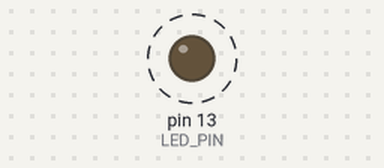
Bench run of a sketch on a simulated Arduino Uno, built with avr-gcc and run on an emulated ATmega328P. Shown: output pins drawn as LEDs (lit = HIGH). Dashed ring = blinking. Sleep ends after the set time or at an interrupt.

Above: at 0.5 s.
Timing chart, 0 to 3.0 s (numbered marks = the images above):
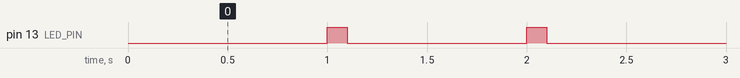

Measured:
- by itself, pin 13 (LED_PIN): alternates HIGH for 0.10 s and LOW for 0.90 s

The sketch:

lab3.3.ino
```cpp
#define F_CPU 16000000UL
#include <avr/io.h>
#include <avr/interrupt.h>
#include <avr/sleep.h>

#define LED_PIN PB5          // Onboard LED on Arduino Uno

volatile uint8_t led_on = 0;
volatile uint8_t t0_count = 0;

// -------- Timer1: 1-second wake-up ----------
void timer1_init(void) {
    TCCR1A = 0;
    TCCR1B = 0;
    TCCR1B |= (1 << WGM12);               // CTC mode
    OCR1A = 15624;                        // 1 s at 16 MHz / 1024
    TIMSK1 |= (1 << OCIE1A);              // Enable compare interrupt
    TCCR1B |= (1 << CS12) | (1 << CS10);  // Start, prescaler = 1024
}

// -------- Timer0: 0.1-second LED timer -----
void timer0_start(void) {
    TCCR0A = (1 << WGM01);                // CTC
    TCCR0B = 0;
    OCR0A = 249;                          // 1 ms tick (16 MHz/64/250)
    TIMSK0 |= (1 << OCIE0A);              // Interrupt enable
    TCCR0B |= (1 << CS01) | (1 << CS00);  // Start, prescaler = 64
    t0_count = 0;
}

void timer0_stop(void) {
    TCCR0B = 0;
    TIMSK0 &= ~(1 << OCIE0A);
}

// -------- Interrupts -----------------------
ISR(TIMER1_COMPA_vect) {
    PORTB |= (1 << LED_PIN);   // LED ON
    led_on = 1;
    timer0_start();            // Start 0.1 s timer
}

ISR(TIMER0_COMPA_vect) {
    if (led_on) {
        t0_count++;
        if (t0_count >= 100) {     // ≈100 ms
            PORTB &= ~(1 << LED_PIN); // LED OFF
            led_on = 0;
            timer0_stop();
        }
    }
}

// -------- Main -----------------------------
int main(void) {
    DDRB |= (1 << LED_PIN);         // Output
    PORTB &= ~(1 << LED_PIN);       // LED OFF

    timer1_init();
    sei();                          // Enable interrupts
    set_sleep_mode(SLEEP_MODE_IDLE); // Use IDLE to keep Timer1 running

    while (1) {
        sleep_mode();               // Sleep until interrupt
    }
}
```
